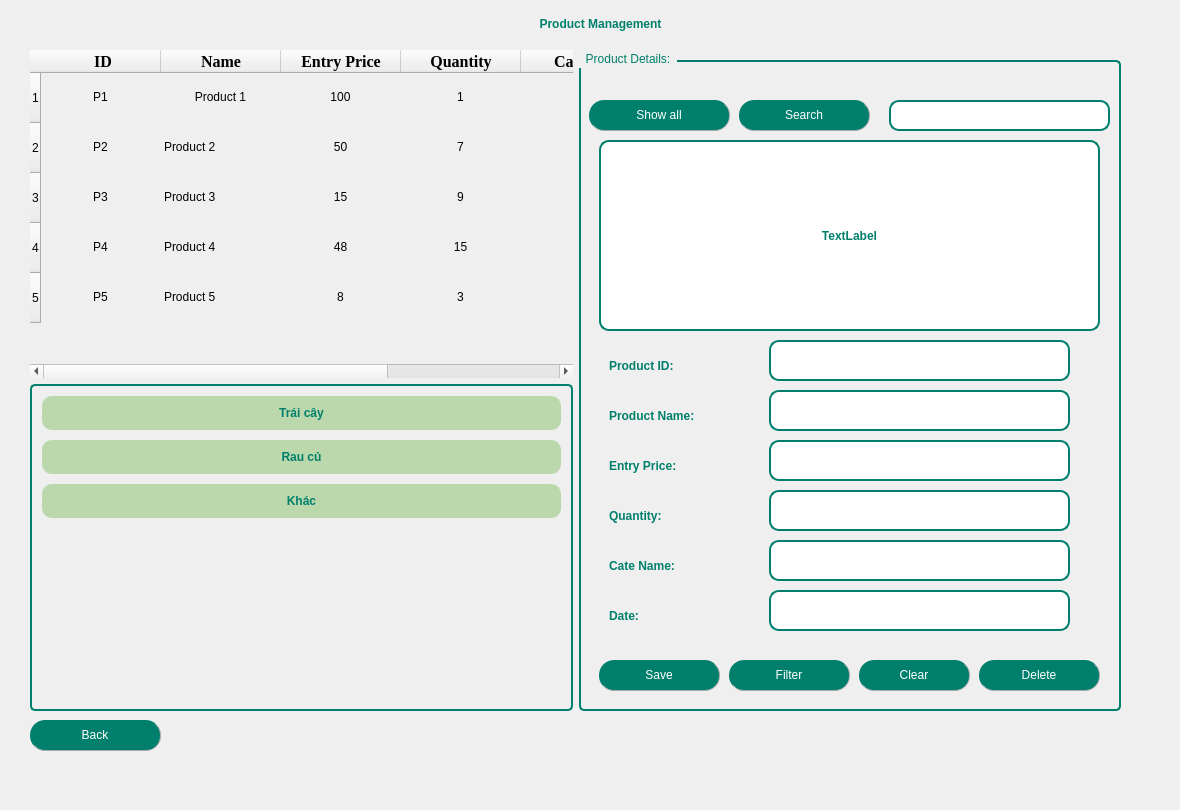
  <widget class="QWidget" name="centralwidget">
   <widget class="QLabel" name="label">
    <property name="geometry">
     <rect>
      <x>30</x>
      <y>0</y>
      <width>1141</width>
      <height>48</height>
     </rect>
    </property>
    <property name="sizePolicy">
     <sizepolicy hsizetype="Expanding" vsizetype="Expanding">
      <horstretch>0</horstretch>
      <verstretch>0</verstretch>
     </sizepolicy>
    </property>
    <property name="maximumSize">
     <size>
      <width>16777215</width>
      <height>50</height>
     </size>
    </property>
    <property name="focusPolicy">
     <enum>Qt::NoFocus</enum>
    </property>
    <property name="autoFillBackground">
     <bool>false</bool>
    </property>
    <property name="styleSheet">
     <string notr="true">QLabel {
	font: bold 22pt &quot;Tahoma&quot;;        /* Cỡ chữ */
    color: #00806c;             /* Màu chữ */
    font-weight: bold;      /* Chữ đậm */

}
</string>
    </property>
    <property name="frameShape">
     <enum>QFrame::NoFrame</enum>
    </property>
    <property name="frameShadow">
     <enum>QFrame::Plain</enum>
    </property>
    <property name="text">
     <string>Product Management</string>
    </property>
    <property name="scaledContents">
     <bool>false</bool>
    </property>
    <property name="alignment">
     <set>Qt::AlignCenter</set>
    </property>
   </widget>
   <widget class="QLabel" name="label_10">
    <property name="geometry">
     <rect>
      <x>0</x>
      <y>-30</y>
      <width>1161</width>
      <height>801</height>
     </rect>
    </property>
    <property name="text">
     <string/>
    </property>
    <property name="pixmap">
     <pixmap>../IMAGES/productbackgr.png</pixmap>
    </property>
    <property name="scaledContents">
     <bool>true</bool>
    </property>
   </widget>
   <widget class="QPushButton" name="pushButtonBack">
    <property name="geometry">
     <rect>
      <x>30</x>
      <y>720</y>
      <width>131</width>
      <height>31</height>
     </rect>
    </property>
    <property name="styleSheet">
     <string notr="true">QPushButton{
        border-radius: 15px;
		border-right: 1px solid #aaaaaa;
		border-bottom: 1px solid #aaaaaa;
		font: bold 12pt &quot;Tahoma&quot;; /* Chữ in đậm */

}

QPushButton:enabled {
		background-color: #00806c;
		color: White;
}

QPushButton:pressed {
		background-color: #dfc456;
		color: #fffffe;
}


QPushButton:hover:!pressed {
		background-color: #86ad6f;
		color: #0c2f70;
}

QPushButton:disabled {
		background-color: #aaaaaa;
		color: #ffffff;
}
</string>
    </property>
    <property name="text">
     <string>Back</string>
    </property>
    <property name="icon">
     <iconset>
      <normaloff>../IMAGES/all.png</normaloff>../IMAGES/all.png</iconset>
    </property>
    <property name="iconSize">
     <size>
      <width>25</width>
      <height>25</height>
     </size>
    </property>
    <property name="checkable">
     <bool>false</bool>
    </property>
    <property name="autoRepeat">
     <bool>false</bool>
    </property>
   </widget>
   <widget class="QWidget" name="horizontalLayoutWidget">
    <property name="geometry">
     <rect>
      <x>30</x>
      <y>50</y>
      <width>1091</width>
      <height>661</height>
     </rect>
    </property>
    <layout class="QHBoxLayout" name="horizontalLayout">
     <property name="sizeConstraint">
      <enum>QLayout::SetMaximumSize</enum>
     </property>
     <item>
      <layout class="QVBoxLayout" name="verticalLayout_3">
       <item>
        <widget class="QTableWidget" name="tableWidgetProduct">
         <property name="enabled">
          <bool>true</bool>
         </property>
         <property name="maximumSize">
          <size>
           <width>700</width>
           <height>900</height>
          </size>
         </property>
         <property name="styleSheet">
          <string notr="true">QTableWidget {
    font: 11pt &quot;Tahoma&quot;;
    background: transparent;
}

QTableWidget::item:hover {
    background-color: white; /* Màu xanh nhạt khi di chuột */
}

QHeaderView::section:hover {
    background-color: #AED6F1; /* Màu xanh dương nhạt khi di chuột vào tiêu đề */
}
</string>
         </property>
         <property name="frameShape">
          <enum>QFrame::NoFrame</enum>
         </property>
         <property name="frameShadow">
          <enum>QFrame::Plain</enum>
         </property>
         <property name="horizontalScrollBarPolicy">
          <enum>Qt::ScrollBarAsNeeded</enum>
         </property>
         <property name="sizeAdjustPolicy">
          <enum>QAbstractScrollArea::AdjustIgnored</enum>
         </property>
         <property name="alternatingRowColors">
          <bool>false</bool>
         </property>
         <property name="selectionMode">
          <enum>QAbstractItemView::ContiguousSelection</enum>
         </property>
         <property name="selectionBehavior">
          <enum>QAbstractItemView::SelectRows</enum>
         </property>
         <property name="verticalScrollMode">
          <enum>QAbstractItemView::ScrollPerItem</enum>
         </property>
         <property name="showGrid">
          <bool>true</bool>
         </property>
         <property name="gridStyle">
          <enum>Qt::SolidLine</enum>
         </property>
         <property name="sortingEnabled">
          <bool>false</bool>
         </property>
         <property name="wordWrap">
          <bool>true</bool>
         </property>
         <property name="cornerButtonEnabled">
          <bool>true</bool>
         </property>
         <attribute name="horizontalHeaderVisible">
          <bool>true</bool>
         </attribute>
         <attribute name="horizontalHeaderCascadingSectionResizes">
          <bool>false</bool>
         </attribute>
         <attribute name="horizontalHeaderDefaultSectionSize">
          <number>120</number>
         </attribute>
         <attribute name="horizontalHeaderHighlightSections">
          <bool>true</bool>
         </attribute>
         <attribute name="horizontalHeaderMinimumSectionSize">
          <number>70</number>
         </attribute>
         <attribute name="verticalHeaderVisible">
          <bool>true</bool>
         </attribute>
         <attribute name="verticalHeaderCascadingSectionResizes">
          <bool>false</bool>
         </attribute>
         <attribute name="verticalHeaderDefaultSectionSize">
          <number>50</number>
         </attribute>
         <attribute name="verticalHeaderHighlightSections">
          <bool>true</bool>
         </attribute>
         <attribute name="verticalHeaderMinimumSectionSize">
          <number>50</number>
         </attribute>
         <attribute name="verticalHeaderShowSortIndicator" stdset="0">
          <bool>false</bool>
         </attribute>
         <attribute name="verticalHeaderStretchLastSection">
          <bool>false</bool>
         </attribute>
         <row>
          <property name="text">
           <string>1</string>
          </property>
         </row>
         <row>
          <property name="text">
           <string>2</string>
          </property>
         </row>
         <row>
          <property name="text">
           <string>3</string>
          </property>
         </row>
         <row>
          <property name="text">
           <string>4</string>
          </property>
         </row>
         <row>
          <property name="text">
           <string>5</string>
          </property>
         </row>
         <column>
          <property name="text">
           <string> ID</string>
          </property>
          <property name="font">
           <font>
            <family>Times New Roman</family>
            <pointsize>12</pointsize>
            <weight>75</weight>
            <bold>true</bold>
           </font>
          </property>
          <property name="textAlignment">
           <set>AlignCenter</set>
          </property>
          <property name="background">
           <color>
            <red>255</red>
            <green>255</green>
            <blue>255</blue>
           </color>
          </property>
         </column>
         <column>
          <property name="text">
           <string>Name</string>
          </property>
          <property name="font">
           <font>
            <family>Times New Roman</family>
            <pointsize>12</pointsize>
            <weight>75</weight>
            <bold>true</bold>
           </font>
          </property>
          <property name="textAlignment">
           <set>AlignCenter</set>
          </property>
         </column>
         <column>
          <property name="text">
           <string>Entry Price</string>
          </property>
          <property name="font">
           <font>
            <family>Times New Roman</family>
            <pointsize>12</pointsize>
            <weight>75</weight>
            <bold>true</bold>
           </font>
          </property>
          <property name="textAlignment">
           <set>AlignCenter</set>
          </property>
         </column>
         <column>
          <property name="text">
           <string>Quantity</string>
          </property>
          <property name="font">
           <font>
            <family>Times New Roman</family>
            <pointsize>12</pointsize>
            <weight>75</weight>
            <bold>true</bold>
           </font>
          </property>
          <property name="textAlignment">
           <set>AlignCenter</set>
          </property>
         </column>
         <column>
          <property name="text">
           <string>Cate ID</string>
          </property>
          <property name="font">
           <font>
            <family>Times New Roman</family>
            <pointsize>12</pointsize>
            <weight>75</weight>
            <bold>true</bold>
           </font>
          </property>
          <property name="textAlignment">
           <set>AlignCenter</set>
          </property>
         </column>
         <column>
          <property name="text">
           <string>Date</string>
          </property>
          <property name="font">
           <font>
            <family>Times New Roman</family>
            <pointsize>12</pointsize>
            <weight>75</weight>
            <bold>true</bold>
           </font>
          </property>
          <property name="textAlignment">
           <set>AlignCenter</set>
          </property>
         </column>
         <item row="0" column="0">
          <property name="text">
           <string>P1</string>
          </property>
          <property name="textAlignment">
           <set>AlignCenter</set>
          </property>
         </item>
         <item row="0" column="1">
          <property name="text">
           <string>Product 1</string>
          </property>
          <property name="textAlignment">
           <set>AlignCenter</set>
          </property>
         </item>
         <item row="0" column="2">
          <property name="text">
           <string>100</string>
          </property>
          <property name="textAlignment">
           <set>AlignCenter</set>
          </property>
         </item>
         <item row="0" column="3">
          <property name="text">
           <string>1</string>
          </property>
          <property name="textAlignment">
           <set>AlignCenter</set>
          </property>
         </item>
         <item row="0" column="4">
          <property name="text">
           <string>C1</string>
          </property>
          <property name="textAlignment">
           <set>AlignCenter</set>
          </property>
         </item>
         <item row="1" column="0">
          <property name="text">
           <string>P2</string>
          </property>
          <property name="textAlignment">
           <set>AlignCenter</set>
          </property>
         </item>
         <item row="1" column="1">
          <property name="text">
           <string>Product 2</string>
          </property>
         </item>
         <item row="1" column="2">
          <property name="text">
           <string>50</string>
          </property>
          <property name="textAlignment">
           <set>AlignCenter</set>
          </property>
         </item>
         <item row="1" column="3">
          <property name="text">
           <string>7</string>
          </property>
          <property name="textAlignment">
           <set>AlignCenter</set>
          </property>
         </item>
         <item row="1" column="4">
          <property name="text">
           <string>C2</string>
          </property>
          <property name="textAlignment">
           <set>AlignCenter</set>
          </property>
         </item>
         <item row="2" column="0">
          <property name="text">
           <string>P3</string>
          </property>
          <property name="textAlignment">
           <set>AlignCenter</set>
          </property>
         </item>
         <item row="2" column="1">
          <property name="text">
           <string>Product 3</string>
          </property>
         </item>
         <item row="2" column="2">
          <property name="text">
           <string>15</string>
          </property>
          <property name="textAlignment">
           <set>AlignCenter</set>
          </property>
         </item>
         <item row="2" column="3">
          <property name="text">
           <string>9</string>
          </property>
          <property name="textAlignment">
           <set>AlignCenter</set>
          </property>
         </item>
         <item row="2" column="4">
          <property name="text">
           <string>C2</string>
          </property>
          <property name="textAlignment">
           <set>AlignCenter</set>
          </property>
         </item>
         <item row="3" column="0">
          <property name="text">
           <string>P4</string>
          </property>
          <property name="textAlignment">
           <set>AlignCenter</set>
          </property>
         </item>
         <item row="3" column="1">
          <property name="text">
           <string>Product 4</string>
          </property>
         </item>
         <item row="3" column="2">
          <property name="text">
           <string>48</string>
          </property>
          <property name="textAlignment">
           <set>AlignCenter</set>
          </property>
         </item>
         <item row="3" column="3">
          <property name="text">
           <string>15</string>
          </property>
          <property name="textAlignment">
           <set>AlignCenter</set>
          </property>
         </item>
         <item row="3" column="4">
          <property name="text">
           <string>C3</string>
          </property>
          <property name="textAlignment">
           <set>AlignCenter</set>
          </property>
         </item>
         <item row="4" column="0">
          <property name="text">
           <string>P5</string>
          </property>
          <property name="textAlignment">
           <set>AlignCenter</set>
          </property>
         </item>
         <item row="4" column="1">
          <property name="text">
           <string>Product 5</string>
          </property>
         </item>
         <item row="4" column="2">
          <property name="text">
           <string>8</string>
          </property>
          <property name="textAlignment">
           <set>AlignCenter</set>
          </property>
         </item>
         <item row="4" column="3">
          <property name="text">
           <string>3</string>
          </property>
          <property name="textAlignment">
           <set>AlignCenter</set>
          </property>
         </item>
         <item row="4" column="4">
          <property name="text">
           <string>C1</string>
          </property>
          <property name="textAlignment">
           <set>AlignCenter</set>
          </property>
         </item>
        </widget>
       </item>
       <item>
        <widget class="QListWidget" name="listWidgetCategory">
         <property name="enabled">
          <bool>true</bool>
         </property>
         <property name="maximumSize">
          <size>
           <width>700</width>
           <height>500</height>
          </size>
         </property>
         <property name="styleSheet">
          <string notr="true">QListWidget {
    border: 2px solid #00806c;  /* Viền xanh đậm */
    border-radius: 5px;  /* Bo góc nhẹ */
	background: transparent;
    font: bold 12pt &quot;Tahoma&quot;; /* Font chữ đậm */
    color: #00806c; /* Chữ xanh đậm */
    padding: 5px;
}

QListWidget::item {
    padding: 10px;
    border-radius: 10px; /* Bo góc item */
    background-color: rgb(186, 216, 171); /* Màu xanh nhạt */
    color: #00806c; /* Chữ xanh đậm */
    margin: 5px;
    text-align: center;
    transition: background 0.2s ease-in-out, color 0.2s ease-in-out;
}

QListWidget::item:hover {
    background: white; /* Khi di chuột vào, nền trắng */
    color: #00806c; /* Giữ chữ xanh đậm */
}

QListWidget::item:selected,
QListWidget::item:selected:active {
    background: #00806c; /* Nền xanh đậm khi chọn */
    color: white; /* Chữ trắng nổi bật */
    font-weight: bold;
    border: none; /* Bỏ viền */
    outline: none; /* Không hiển thị đường viền focus */
}
</string>
         </property>
         <property name="frameShape">
          <enum>QFrame::NoFrame</enum>
         </property>
         <property name="verticalScrollBarPolicy">
          <enum>Qt::ScrollBarAsNeeded</enum>
         </property>
         <property name="horizontalScrollBarPolicy">
          <enum>Qt::ScrollBarAsNeeded</enum>
         </property>
         <property name="flow">
          <enum>QListView::TopToBottom</enum>
         </property>
         <item>
          <property name="text">
           <string>Trái cây</string>
          </property>
          <property name="font">
           <font>
            <family>Tahoma</family>
            <weight>75</weight>
            <bold>true</bold>
           </font>
          </property>
          <property name="textAlignment">
           <set>AlignCenter</set>
          </property>
         </item>
         <item>
          <property name="text">
           <string>Rau củ</string>
          </property>
          <property name="font">
           <font>
            <family>Tahoma</family>
            <weight>75</weight>
            <bold>true</bold>
           </font>
          </property>
          <property name="textAlignment">
           <set>AlignCenter</set>
          </property>
         </item>
         <item>
          <property name="text">
           <string>Khác</string>
          </property>
          <property name="font">
           <font>
            <family>Tahoma</family>
            <weight>75</weight>
            <bold>true</bold>
           </font>
          </property>
          <property name="textAlignment">
           <set>AlignCenter</set>
          </property>
         </item>
        </widget>
       </item>
      </layout>
     </item>
     <item>
      <widget class="QGroupBox" name="groupBox">
       <property name="sizePolicy">
        <sizepolicy hsizetype="Expanding" vsizetype="Expanding">
         <horstretch>0</horstretch>
         <verstretch>0</verstretch>
        </sizepolicy>
       </property>
       <property name="maximumSize">
        <size>
         <width>700</width>
         <height>700</height>
        </size>
       </property>
       <property name="styleSheet">
        <string notr="true">QGroupBox {
    border: 2px solid #00806c; /* Viền xanh đậm */
    border-radius: 5px; /* Bo góc nhẹ */
    margin-top: 10px; /* Đẩy tiêu đề lên trên viền */
    font: bold 14pt &quot;Tahoma&quot;; /* Chữ in đậm */
    color: #00806c; /* Màu chữ xanh ngọc */

}

QGroupBox::title {
    subcontrol-origin: margin;
    subcontrol-position: top left; /* Tiêu đề nằm góc trái */
    padding: 2px 5px;
    border-radius: 3px;
}
QLabel {
	font: bold 12pt &quot;Tahoma&quot;;        /* Cỡ chữ */
    color: #00806c;             /* Màu chữ */
    font-weight: bold;      /* Chữ đậm */

}
QLineEdit {
    border: 2px solid #00806c; /* Viền xanh lá đậm */
    border-radius: 10px;       /* Bo tròn góc */
    padding: 5px;              /* Khoảng cách nội dung với viền */
    background-color: white;   /* Nền trắng */
	 font-size: 15px;        /* Cỡ chữ */
}</string>
       </property>
       <property name="title">
        <string>Product Details:</string>
       </property>
       <property name="alignment">
        <set>Qt::AlignLeading|Qt::AlignLeft|Qt::AlignVCenter</set>
       </property>
       <widget class="QLabel" name="label_2">
        <property name="geometry">
         <rect>
          <x>30</x>
          <y>300</y>
          <width>131</width>
          <height>31</height>
         </rect>
        </property>
        <property name="text">
         <string>Product ID:</string>
        </property>
       </widget>
       <widget class="QLineEdit" name="lineEditProductID">
        <property name="geometry">
         <rect>
          <x>190</x>
          <y>290</y>
          <width>301</width>
          <height>41</height>
         </rect>
        </property>
        <property name="echoMode">
         <enum>QLineEdit::Normal</enum>
        </property>
        <property name="clearButtonEnabled">
         <bool>true</bool>
        </property>
       </widget>
       <widget class="QLabel" name="label_3">
        <property name="geometry">
         <rect>
          <x>30</x>
          <y>350</y>
          <width>151</width>
          <height>31</height>
         </rect>
        </property>
        <property name="text">
         <string>Product Name:</string>
        </property>
       </widget>
       <widget class="QLineEdit" name="lineEditProductName">
        <property name="geometry">
         <rect>
          <x>190</x>
          <y>340</y>
          <width>301</width>
          <height>41</height>
         </rect>
        </property>
        <property name="clearButtonEnabled">
         <bool>true</bool>
        </property>
       </widget>
       <widget class="QLineEdit" name="lineEditPrice">
        <property name="geometry">
         <rect>
          <x>190</x>
          <y>390</y>
          <width>301</width>
          <height>41</height>
         </rect>
        </property>
        <property name="clearButtonEnabled">
         <bool>true</bool>
        </property>
       </widget>
       <widget class="QLabel" name="label_4">
        <property name="geometry">
         <rect>
          <x>30</x>
          <y>400</y>
          <width>121</width>
          <height>31</height>
         </rect>
        </property>
        <property name="text">
         <string>Entry Price:</string>
        </property>
       </widget>
       <widget class="QLineEdit" name="lineEditQuantity">
        <property name="geometry">
         <rect>
          <x>190</x>
          <y>440</y>
          <width>301</width>
          <height>41</height>
         </rect>
        </property>
        <property name="clearButtonEnabled">
         <bool>true</bool>
        </property>
       </widget>
       <widget class="QLabel" name="label_5">
        <property name="geometry">
         <rect>
          <x>30</x>
          <y>450</y>
          <width>121</width>
          <height>31</height>
         </rect>
        </property>
        <property name="text">
         <string>Quantity:</string>
        </property>
       </widget>
       <widget class="QLineEdit" name="lineEditCateID">
        <property name="geometry">
         <rect>
          <x>190</x>
          <y>490</y>
          <width>301</width>
          <height>41</height>
         </rect>
        </property>
        <property name="clearButtonEnabled">
         <bool>true</bool>
        </property>
       </widget>
       <widget class="QLabel" name="label_6">
        <property name="geometry">
         <rect>
          <x>30</x>
          <y>500</y>
          <width>121</width>
          <height>31</height>
         </rect>
        </property>
        <property name="text">
         <string>Cate Name:</string>
        </property>
       </widget>
       <widget class="QPushButton" name="pushButtonSave">
        <property name="geometry">
         <rect>
          <x>20</x>
          <y>610</y>
          <width>121</width>
          <height>31</height>
         </rect>
        </property>
        <property name="styleSheet">
         <string notr="true">QPushButton{
        border-radius: 15px;
		border-right: 1px solid #aaaaaa;
		border-bottom: 1px solid #aaaaaa;
		font: bold 12pt &quot;Tahoma&quot;; /* Chữ in đậm */

}

QPushButton:enabled {
		background-color: #00806c;
		color: White;
}

QPushButton:pressed {
		background-color: #dfc456;
		color: #fffffe;
}


QPushButton:hover:!pressed {
		background-color: #86ad6f;
		color: #0c2f70;
}

QPushButton:disabled {
		background-color: #aaaaaa;
		color: #ffffff;
}
</string>
        </property>
        <property name="text">
         <string>Save</string>
        </property>
        <property name="icon">
         <iconset>
          <normaloff>../IMAGES/save (2).png</normaloff>../IMAGES/save (2).png</iconset>
        </property>
        <property name="iconSize">
         <size>
          <width>25</width>
          <height>25</height>
         </size>
        </property>
       </widget>
       <widget class="QPushButton" name="pushButtonClear">
        <property name="geometry">
         <rect>
          <x>280</x>
          <y>610</y>
          <width>111</width>
          <height>31</height>
         </rect>
        </property>
        <property name="styleSheet">
         <string notr="true">QPushButton{
        border-radius: 15px;
		border-right: 1px solid #aaaaaa;
		border-bottom: 1px solid #aaaaaa;
		font: bold 12pt &quot;Tahoma&quot;; /* Chữ in đậm */

}

QPushButton:enabled {
		background-color: #00806c;
		color: White;
}

QPushButton:pressed {
		background-color: #dfc456;
		color: #fffffe;
}


QPushButton:hover:!pressed {
		background-color: #86ad6f;
		color: #0c2f70;
}

QPushButton:disabled {
		background-color: #aaaaaa;
		color: #ffffff;
}
</string>
        </property>
        <property name="text">
         <string>Clear</string>
        </property>
        <property name="icon">
         <iconset>
          <normaloff>../IMAGES/745192.png</normaloff>../IMAGES/745192.png</iconset>
        </property>
        <property name="iconSize">
         <size>
          <width>25</width>
          <height>25</height>
         </size>
        </property>
       </widget>
       <widget class="QPushButton" name="pushButtonDelete">
        <property name="geometry">
         <rect>
          <x>400</x>
          <y>610</y>
          <width>121</width>
          <height>31</height>
         </rect>
        </property>
        <property name="styleSheet">
         <string notr="true">QPushButton{
        border-radius: 15px;
		border-right: 1px solid #aaaaaa;
		border-bottom: 1px solid #aaaaaa;
		font: bold 12pt &quot;Tahoma&quot;; /* Chữ in đậm */

}

QPushButton:enabled {
		background-color: #00806c;
		color: White;
}

QPushButton:pressed {
		background-color: #dfc456;
		color: #fffffe;
}


QPushButton:hover:!pressed {
		background-color: #86ad6f;
		color: #0c2f70;
}

QPushButton:disabled {
		background-color: #aaaaaa;
		color: #ffffff;
}
</string>
        </property>
        <property name="text">
         <string>Delete</string>
        </property>
        <property name="icon">
         <iconset>
          <normaloff>../IMAGES/de.png</normaloff>../IMAGES/de.png</iconset>
        </property>
        <property name="iconSize">
         <size>
          <width>25</width>
          <height>25</height>
         </size>
        </property>
       </widget>
       <widget class="QPushButton" name="pushButtonFilterDate">
        <property name="geometry">
         <rect>
          <x>150</x>
          <y>610</y>
          <width>121</width>
          <height>31</height>
         </rect>
        </property>
        <property name="styleSheet">
         <string notr="true">QPushButton{
        border-radius: 15px;
		border-right: 1px solid #aaaaaa;
		border-bottom: 1px solid #aaaaaa;
		font: bold 12pt &quot;Tahoma&quot;; /* Chữ in đậm */

}

QPushButton:enabled {
		background-color: #00806c;
		color: White;
}

QPushButton:pressed {
		background-color: #dfc456;
		color: #fffffe;
}


QPushButton:hover:!pressed {
		background-color: #86ad6f;
		color: #0c2f70;
}

QPushButton:disabled {
		background-color: #aaaaaa;
		color: #ffffff;
}
</string>
        </property>
        <property name="text">
         <string>Filter</string>
        </property>
        <property name="icon">
         <iconset>
          <normaloff>../IMAGES/filter--edit-512.webp</normaloff>../IMAGES/filter--edit-512.webp</iconset>
        </property>
        <property name="iconSize">
         <size>
          <width>25</width>
          <height>25</height>
         </size>
        </property>
       </widget>
       <widget class="QPushButton" name="pushButtonSearch">
        <property name="geometry">
         <rect>
          <x>160</x>
          <y>50</y>
          <width>131</width>
          <height>31</height>
         </rect>
        </property>
        <property name="styleSheet">
         <string notr="true">QPushButton{
        border-radius: 15px;
		border-right: 1px solid #aaaaaa;
		border-bottom: 1px solid #aaaaaa;
		font: bold 12pt &quot;Tahoma&quot;; /* Chữ in đậm */

}

QPushButton:enabled {
		background-color: #00806c;
		color: White;
}

QPushButton:pressed {
		background-color: #dfc456;
		color: #fffffe;
}


QPushButton:hover:!pressed {
		background-color: #86ad6f;
		color: #0c2f70;
}

QPushButton:disabled {
		background-color: #aaaaaa;
		color: #ffffff;
}
</string>
        </property>
        <property name="text">
         <string>Search</string>
        </property>
        <property name="icon">
         <iconset>
          <normaloff>../IMAGES/-_Magnifier-Search-Zoom--512.webp</normaloff>../IMAGES/-_Magnifier-Search-Zoom--512.webp</iconset>
        </property>
        <property name="iconSize">
         <size>
          <width>25</width>
          <height>25</height>
         </size>
        </property>
       </widget>
       <widget class="QPushButton" name="pushButtonShowall">
        <property name="geometry">
         <rect>
          <x>10</x>
          <y>50</y>
          <width>141</width>
          <height>31</height>
         </rect>
        </property>
        <property name="styleSheet">
         <string notr="true">QPushButton{
        border-radius: 15px;
		border-right: 1px solid #aaaaaa;
		border-bottom: 1px solid #aaaaaa;
		font: bold 12pt &quot;Tahoma&quot;; /* Chữ in đậm */

}

QPushButton:enabled {
		background-color: #00806c;
		color: White;
}

QPushButton:pressed {
		background-color: #dfc456;
		color: #fffffe;
}


QPushButton:hover:!pressed {
		background-color: #86ad6f;
		color: #0c2f70;
}

QPushButton:disabled {
		background-color: #aaaaaa;
		color: #ffffff;
}
</string>
        </property>
        <property name="text">
         <string>Show all</string>
        </property>
        <property name="icon">
         <iconset>
          <normaloff>../IMAGES/ic_fluent_select_all_on_24_regular-512.webp</normaloff>../IMAGES/ic_fluent_select_all_on_24_regular-512.webp</iconset>
        </property>
        <property name="iconSize">
         <size>
          <width>25</width>
          <height>25</height>
         </size>
        </property>
       </widget>
       <widget class="QLabel" name="label_7">
        <property name="geometry">
         <rect>
          <x>30</x>
          <y>550</y>
          <width>121</width>
          <height>31</height>
         </rect>
        </property>
        <property name="text">
         <string>Date:</string>
        </property>
       </widget>
       <widget class="QLineEdit" name="lineEditDate">
        <property name="geometry">
         <rect>
          <x>190</x>
          <y>540</y>
          <width>301</width>
          <height>41</height>
         </rect>
        </property>
        <property name="clearButtonEnabled">
         <bool>true</bool>
        </property>
       </widget>
       <widget class="QLabel" name="labelPhoto">
        <property name="geometry">
         <rect>
          <x>20</x>
          <y>90</y>
          <width>501</width>
          <height>191</height>
         </rect>
        </property>
        <property name="styleSheet">
         <string notr="true">    QLabel {
        border: 2px solid #00806c;  /* Viền màu xanh lá */
        border-radius: 10px;  /* Bo góc 10px */
        padding: 5px;  /* Tạo khoảng cách nội dung với viền */
		background-color: rgb(255, 255, 255);
		font: bold 12pt &quot;Tahoma&quot;;        /* Cỡ chữ */
    }</string>
        </property>
        <property name="text">
         <string>TextLabel</string>
        </property>
        <property name="alignment">
         <set>Qt::AlignCenter</set>
        </property>
       </widget>
       <widget class="QLineEdit" name="lineEditSearch">
        <property name="geometry">
         <rect>
          <x>310</x>
          <y>50</y>
          <width>221</width>
          <height>31</height>
         </rect>
        </property>
        <property name="clearButtonEnabled">
         <bool>true</bool>
        </property>
       </widget>
      </widget>
     </item>
    </layout>
   </widget>
   <zorder>label_10</zorder>
   <zorder>label</zorder>
   <zorder>horizontalLayoutWidget</zorder>
   <zorder>pushButtonBack</zorder>
  </widget>
